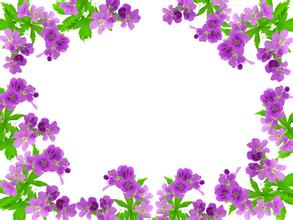
%> input picture imgs/image_01.jpg, 293 x 220 px
$ octave single_rgb.m   (GNU Octave 9; MATLAB toolbox functions it lacks are replaced by stand-ins)
%> lines starting %> are read from the running program, lines starting %| are printed output that depends on the picture
img = imread('imgs\image_01.jpg');
%> img is the input picture: size 220x293x3 uint8; mean R, G, B 216.1, 201.9, 210.1
%imshow(img);

img_r = img(:,:,1);
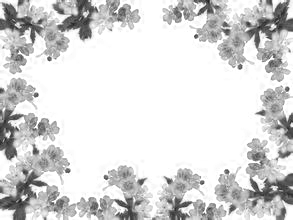
%> img_r: size 220x293 uint8; min 28, max 255, mean 216.1
img_g = img(:,:,2);
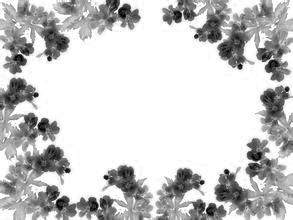
%> img_g: size 220x293 uint8; min 0, max 255, mean 201.9
img_b = img(:,:,3);
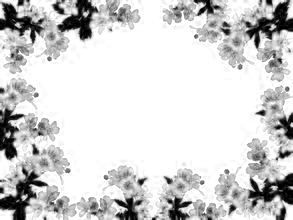
%> img_b: size 220x293 uint8; min 0, max 255, mean 210.1
%imshow(img_r);
%imshow(img_g);
%imshow(img_b);

rst = img;
%imshow(rst);

[row,col,chanel] = size(rst);
%> row = 220; col = 293; chanel = 3
for i = 1:row
    for j = 1:col
        if mod(i,2)
            if mod(j,2)
                rst(i,j,2) = 0;
                rst(i,j,3) = 0;
            else
                rst(i,j,1) = 0;
                rst(i,j,3) = 0;
            end
        else
            if mod(j,2)
                rst(i,j,1) = 0;
                rst(i,j,3) = 0;
            else
                rst(i,j,1) = 0;
                rst(i,j,2) = 0;
            end
        end
    end
end
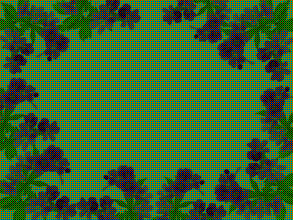
%> rst: size 220x293x3 uint8; mean R, G, B 54.2, 100.9, 52.4


subplot(1,2,1);
imshow(img);
subplot(1,2,2);
imshow(rst);
